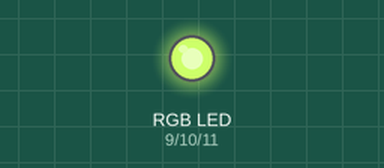
Recording of a sketch running on a simulated Arduino Uno, built with avr-gcc and run on an emulated ATmega328P. On the bench: an RGB LED mixed from three pins (HIGH = lit).

Above: at 0.05 s.
At 1.05 s:
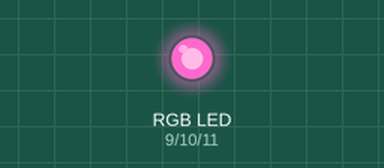
At 2.05 s:
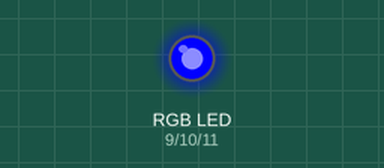
At 3.05 s:
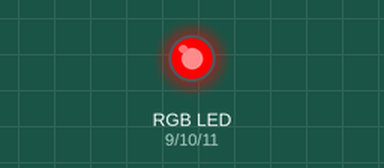
At 4.0 s:
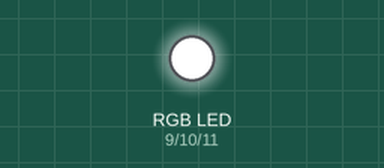
Timing chart, 0 to 5.2 s (numbered marks = the images above):
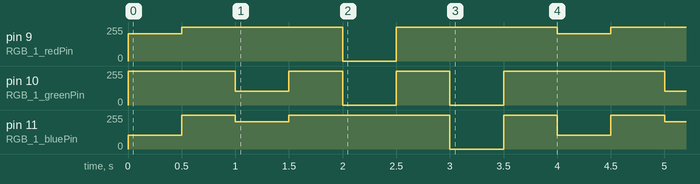

The sketch:

blinkRGB.ino
```cpp
/*
Led RGB
Function to turn on an RGB led and set it's on/off time
*/

int RGB_1_redPin  =  9;
int RGB_1_greenPin = 10;
int RGB_1_bluePin  = 11;
char RGB_1_type = 'A';
String RGB_1_name = "RGB_1";

void setup() {
  pinMode(RGB_1_redPin, OUTPUT);
  pinMode(RGB_1_greenPin, OUTPUT);
  pinMode(RGB_1_bluePin, OUTPUT);
}

void blinkRGB(int pinRed, int pinGreen, int pinBlue,
              int red, int green, int blue,
              int timeOn, int timeOff, char type, String RGBname) {
  int off = 0;
  if (type == 'A') { red = 255 - red; green = 255 - green; blue = 255 - blue; off = 255 - off; }
  analogWrite(pinRed, red); analogWrite(pinGreen, green); analogWrite(pinBlue, blue);

  delay(timeOn);
  analogWrite(pinRed, off); analogWrite(pinGreen, off); analogWrite(pinBlue, off);
  delay(timeOff);
}

void loop() {
    blinkRGB(RGB_1_redPin, RGB_1_greenPin, RGB_1_bluePin, 50, 0, 150, 500, 500, RGB_1_type, RGB_1_name);
    blinkRGB(RGB_1_redPin, RGB_1_greenPin, RGB_1_bluePin, 0, 150, 50, 500, 500, RGB_1_type, RGB_1_name);
    blinkRGB(RGB_1_redPin, RGB_1_greenPin, RGB_1_bluePin, 255, 255, 0, 500, 500, RGB_1_type, RGB_1_name);
    blinkRGB(RGB_1_redPin, RGB_1_greenPin, RGB_1_bluePin, 0, 255, 255, 500, 500, RGB_1_type, RGB_1_name);
}
```

Measured:
- by itself, pin 9 (RGB_1_redPin): repeats every 4.0 s: 255/255 1.5 s, 0/255 0.50 s, 255/255 1.5 s, 205/255 0.50 s
- by itself, pin 10 (RGB_1_greenPin): repeats every 4.0 s: 105/255 0.50 s, 2 × (255/255 0.50 s, 0/255 0.50 s), 255/255 1.5 s
- by itself, pin 11 (RGB_1_bluePin): repeats every 4.0 s: 255/255 0.50 s, 205/255 0.50 s, 255/255 1.5 s, 0/255 0.50 s, 255/255 0.50 s, 105/255 0.50 s
